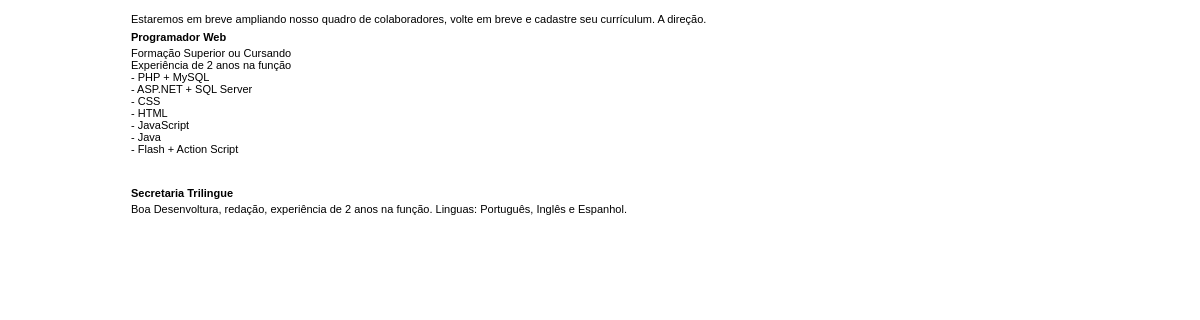
/oportunidades.php, run on the app's committed database.
### tables this page shows
CREATE TABLE IF NOT EXISTS `oportunidades` (
  `cd` int(10) unsigned NOT NULL auto_increment,
  `vaga` varchar(255) NOT NULL default '',
  `descricao` blob NOT NULL,
  `ativo` char(1) NOT NULL default '',
  PRIMARY KEY  (`cd`)
);

### www/oportunidades.php (the view, shortened to what this page needs)
<?php
$result = mysql_query("SELECT * FROM oportunidades WHERE ativo='s'") or die("Erro ao acessar registros no Banco de dados: " . mysql_error());
?>
<html>
<head>
</head>
<link href="includes/quantic.css" rel="stylesheet" type="text/css">
<body>
<table width="100%" border="0" cellspacing="1" cellpadding="1">
  <tr>
    <td align="center" valign="top">
	<table width="80%">
		<tr>
			<td class="conteudo">
			<?php
					$query = "SELECT parametro FROM parametros WHERE nome='oportunidades'";
					$result2 = mysql_query($query) or die("Erro ao acessar registros no Banco de dados: " . mysql_error());
					$cabecalho = mysql_fetch_row($result2);
					echo($cabecalho[0]);
			?>
			</td>
		</tr>
	</table>
      <table width="80%">
	  		<?php
			while($oportunidades = mysql_fetch_array($result, MYSQL_ASSOC)){ ?>
				<tr>
					<td align="left" class="conteudo"><b><?=$oportunidades['vaga']?></b></td>
				</tr>
				<tr>
					<td align="left" class="conteudo"><?=$oportunidades['descricao']?></td>
				</tr>
				<tr>
					<td align="center" class="conteudo"><br><br></td>
				</tr>
			<? } ?>
		</table>
    </td>
  </tr>
</table>
</body>
</html>

### www/includes/quantic.css (style rules this page uses)
.conteudo { font-family: Helvetica; font-size: 11px; text-align: justify; }

### www/oportunidades.php (style rules this page uses)
BODY { scrollbar-arrow-color:#FFFFFF; scrollbar-track-color:#FFFFFF; scrollbar-shadow-color:#FFFFFF; scrollbar-face-color:#767877; scrollbar-highlight-color:#FFFFFF; scrollbar-darkshadow-color:#FFFFFF; scrollbar-3dlight-color:#FFFFFF; }

### data on the page
oportunidades: vaga "Programador Web", descricao "Formação Superior ou Cursando Experiência de 2 anos na função - PHP + MySQL - ASP.NET + SQL Server - CSS - HTML - JavaScript - Java - Flash + Action Script"
oportunidades: vaga "Secretaria Trilingue", descricao "Boa Desenvoltura, redação, experiência de 2 anos na função. Linguas: Português, Inglês e Espanhol."

### other printed values
$cabecalho[0] "Estaremos em breve ampliando nosso quadro de colaboradores, volte em breve e cadastre seu currículum. A direção."
